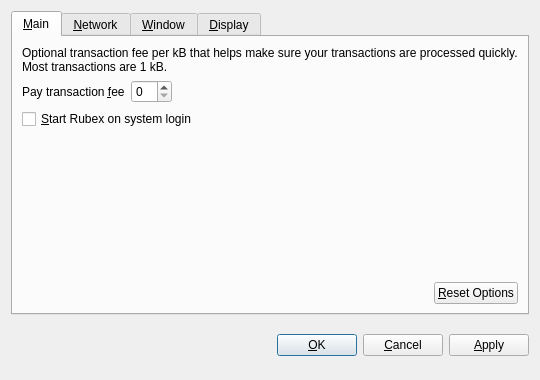
<?xml version="1.0" encoding="UTF-8"?>
<ui version="4.0">
 <class>OptionsDialog</class>
 <widget class="QDialog" name="OptionsDialog">
  <property name="geometry">
   <rect>
    <x>0</x>
    <y>0</y>
    <width>540</width>
    <height>380</height>
   </rect>
  </property>
  <property name="windowTitle">
   <string>Options</string>
  </property>
  <property name="modal">
   <bool>true</bool>
  </property>
  <layout class="QVBoxLayout" name="verticalLayout">
   <item>
    <widget class="QTabWidget" name="tabWidget">
     <property name="tabPosition">
      <enum>QTabWidget::North</enum>
     </property>
     <property name="currentIndex">
      <number>0</number>
     </property>
     <widget class="QWidget" name="tabMain">
      <attribute name="title">
       <string>&amp;Main</string>
      </attribute>
      <layout class="QVBoxLayout" name="verticalLayout_Main">
       <item>
        <widget class="QLabel" name="transactionFeeInfoLabel">
         <property name="text">
          <string>Optional transaction fee per kB that helps make sure your transactions are processed quickly. Most transactions are 1 kB.</string>
         </property>
         <property name="textFormat">
          <enum>Qt::PlainText</enum>
         </property>
         <property name="wordWrap">
          <bool>true</bool>
         </property>
        </widget>
       </item>
       <item>
        <layout class="QHBoxLayout" name="horizontalLayout_1_Main">
         <item>
          <widget class="QLabel" name="transactionFeeLabel">
           <property name="text">
            <string>Pay transaction &amp;fee</string>
           </property>
           <property name="textFormat">
            <enum>Qt::PlainText</enum>
           </property>
           <property name="buddy">
            <cstring>transactionFee</cstring>
           </property>
          </widget>
         </item>
         <item>
          <widget class="BitcoinAmountField" name="transactionFee"/>
         </item>
         <item>
          <spacer name="horizontalSpacer_1_Main">
           <property name="orientation">
            <enum>Qt::Horizontal</enum>
           </property>
           <property name="sizeHint" stdset="0">
            <size>
             <width>40</width>
             <height>20</height>
            </size>
           </property>
          </spacer>
         </item>
        </layout>
       </item>
       <item>
        <widget class="QCheckBox" name="bitcoinAtStartup">
         <property name="toolTip">
          <string>Automatically start Rubex after logging in to the system.</string>
         </property>
         <property name="text">
          <string>&amp;Start Rubex on system login</string>
         </property>
        </widget>
       </item>
       <item>
        <spacer name="verticalSpacer_Main">
         <property name="orientation">
          <enum>Qt::Vertical</enum>
         </property>
         <property name="sizeHint" stdset="0">
          <size>
           <width>20</width>
           <height>40</height>
          </size>
         </property>
        </spacer>
       </item>
       <item>
        <layout class="QHBoxLayout" name="horizontalLayout_2_Main">
         <item>
          <spacer name="horizontalSpacer_2_Main">
           <property name="orientation">
            <enum>Qt::Horizontal</enum>
           </property>
           <property name="sizeHint" stdset="0">
            <size>
             <width>40</width>
             <height>20</height>
            </size>
           </property>
          </spacer>
         </item>
         <item>
          <widget class="QPushButton" name="resetButton">
           <property name="toolTip">
            <string>Reset all client options to default.</string>
           </property>
           <property name="text">
            <string>&amp;Reset Options</string>
           </property>
           <property name="autoDefault">
            <bool>false</bool>
           </property>
          </widget>
         </item>
        </layout>
       </item>
      </layout>
     </widget>
     <widget class="QWidget" name="tabNetwork">
      <attribute name="title">
       <string>&amp;Network</string>
      </attribute>
      <layout class="QVBoxLayout" name="verticalLayout_Network">
       <item>
        <widget class="QCheckBox" name="mapPortUpnp">
         <property name="toolTip">
          <string>Automatically open the Rubex client port on the router. This only works when your router supports UPnP and it is enabled.</string>
         </property>
         <property name="text">
          <string>Map port using &amp;UPnP</string>
         </property>
        </widget>
       </item>
       <item>
        <widget class="QCheckBox" name="connectSocks">
         <property name="toolTip">
          <string>Connect to the Rubex network through a SOCKS proxy (e.g. when connecting through Tor).</string>
         </property>
         <property name="text">
          <string>&amp;Connect through SOCKS proxy:</string>
         </property>
        </widget>
       </item>
       <item>
        <layout class="QHBoxLayout" name="horizontalLayout_Network">
         <item>
          <widget class="QLabel" name="proxyIpLabel">
           <property name="text">
            <string>Proxy &amp;IP:</string>
           </property>
           <property name="textFormat">
            <enum>Qt::PlainText</enum>
           </property>
           <property name="buddy">
            <cstring>proxyIp</cstring>
           </property>
          </widget>
         </item>
         <item>
          <widget class="QValidatedLineEdit" name="proxyIp">
           <property name="maximumSize">
            <size>
             <width>140</width>
             <height>16777215</height>
            </size>
           </property>
           <property name="toolTip">
            <string>IP address of the proxy (e.g. 127.0.0.1)</string>
           </property>
          </widget>
         </item>
         <item>
          <widget class="QLabel" name="proxyPortLabel">
           <property name="text">
            <string>&amp;Port:</string>
           </property>
           <property name="textFormat">
            <enum>Qt::PlainText</enum>
           </property>
           <property name="buddy">
            <cstring>proxyPort</cstring>
           </property>
          </widget>
         </item>
         <item>
          <widget class="QLineEdit" name="proxyPort">
           <property name="maximumSize">
            <size>
             <width>55</width>
             <height>16777215</height>
            </size>
           </property>
           <property name="toolTip">
            <string>Port of the proxy (e.g. 9050)</string>
           </property>
          </widget>
         </item>
         <item>
          <widget class="QLabel" name="socksVersionLabel">
           <property name="text">
            <string>SOCKS &amp;Version:</string>
           </property>
           <property name="textFormat">
            <enum>Qt::PlainText</enum>
           </property>
           <property name="buddy">
            <cstring>socksVersion</cstring>
           </property>
          </widget>
         </item>
         <item>
          <widget class="QValueComboBox" name="socksVersion">
           <property name="toolTip">
            <string>SOCKS version of the proxy (e.g. 5)</string>
           </property>
          </widget>
         </item>
         <item>
          <spacer name="horizontalSpacer_Network">
           <property name="orientation">
            <enum>Qt::Horizontal</enum>
           </property>
           <property name="sizeHint" stdset="0">
            <size>
             <width>40</width>
             <height>20</height>
            </size>
           </property>
          </spacer>
         </item>
        </layout>
       </item>
       <item>
        <spacer name="verticalSpacer_Network">
         <property name="orientation">
          <enum>Qt::Vertical</enum>
         </property>
         <property name="sizeHint" stdset="0">
          <size>
           <width>20</width>
           <height>40</height>
          </size>
         </property>
        </spacer>
       </item>
      </layout>
     </widget>
     <widget class="QWidget" name="tabWindow">
      <attribute name="title">
       <string>&amp;Window</string>
      </attribute>
      <layout class="QVBoxLayout" name="verticalLayout_Window">
       <item>
        <widget class="QCheckBox" name="minimizeToTray">
         <property name="toolTip">
          <string>Show only a tray icon after minimizing the window.</string>
         </property>
         <property name="text">
          <string>&amp;Minimize to the tray instead of the taskbar</string>
         </property>
        </widget>
       </item>
       <item>
        <widget class="QCheckBox" name="minimizeOnClose">
         <property name="toolTip">
          <string>Minimize instead of exit the application when the window is closed. When this option is enabled, the application will be closed only after selecting Quit in the menu.</string>
         </property>
         <property name="text">
          <string>M&amp;inimize on close</string>
         </property>
        </widget>
       </item>
       <item>
        <spacer name="verticalSpacer_Window">
         <property name="orientation">
          <enum>Qt::Vertical</enum>
         </property>
         <property name="sizeHint" stdset="0">
          <size>
           <width>20</width>
           <height>40</height>
          </size>
         </property>
        </spacer>
       </item>
      </layout>
     </widget>
     <widget class="QWidget" name="tabDisplay">
      <attribute name="title">
       <string>&amp;Display</string>
      </attribute>
      <layout class="QVBoxLayout" name="verticalLayout_Display">
       <item>
        <layout class="QHBoxLayout" name="horizontalLayout_1_Display">
         <item>
          <widget class="QLabel" name="langLabel">
           <property name="text">
            <string>User Interface &amp;language:</string>
           </property>
           <property name="textFormat">
            <enum>Qt::PlainText</enum>
           </property>
           <property name="buddy">
            <cstring>lang</cstring>
           </property>
          </widget>
         </item>
         <item>
          <widget class="QValueComboBox" name="lang">
           <property name="toolTip">
            <string>The user interface language can be set here. This setting will take effect after restarting Rubex.</string>
           </property>
          </widget>
         </item>
        </layout>
       </item>
       <item>
        <layout class="QHBoxLayout" name="horizontalLayout_2_Display">
         <item>
          <widget class="QLabel" name="unitLabel">
           <property name="text">
            <string>&amp;Unit to show amounts in:</string>
           </property>
           <property name="textFormat">
            <enum>Qt::PlainText</enum>
           </property>
           <property name="buddy">
            <cstring>unit</cstring>
           </property>
          </widget>
         </item>
         <item>
          <widget class="QValueComboBox" name="unit">
           <property name="toolTip">
            <string>Choose the default subdivision unit to show in the interface and when sending coins.</string>
           </property>
          </widget>
         </item>
        </layout>
       </item>
       <item>
        <widget class="QCheckBox" name="displayAddresses">
         <property name="toolTip">
          <string>Whether to show Rubex addresses in the transaction list or not.</string>
         </property>
         <property name="text">
          <string>&amp;Display addresses in transaction list</string>
         </property>
        </widget>
       </item>
       <item>
        <spacer name="verticalSpacer_Display">
         <property name="orientation">
          <enum>Qt::Vertical</enum>
         </property>
         <property name="sizeHint" stdset="0">
          <size>
           <width>20</width>
           <height>40</height>
          </size>
         </property>
        </spacer>
       </item>
      </layout>
     </widget>
    </widget>
   </item>
   <item>
    <layout class="QHBoxLayout" name="horizontalLayout_Buttons">
     <item>
      <spacer name="horizontalSpacer_1">
       <property name="orientation">
        <enum>Qt::Horizontal</enum>
       </property>
       <property name="sizeHint" stdset="0">
        <size>
         <width>40</width>
         <height>48</height>
        </size>
       </property>
      </spacer>
     </item>
     <item>
      <widget class="QLabel" name="statusLabel">
       <property name="font">
        <font>
         <weight>75</weight>
         <bold>true</bold>
        </font>
       </property>
       <property name="text">
        <string/>
       </property>
       <property name="textFormat">
        <enum>Qt::PlainText</enum>
       </property>
       <property name="wordWrap">
        <bool>true</bool>
       </property>
      </widget>
     </item>
     <item>
      <spacer name="horizontalSpacer_2">
       <property name="orientation">
        <enum>Qt::Horizontal</enum>
       </property>
       <property name="sizeHint" stdset="0">
        <size>
         <width>40</width>
         <height>48</height>
        </size>
       </property>
      </spacer>
     </item>
     <item>
      <widget class="QPushButton" name="okButton">
       <property name="text">
        <string>&amp;OK</string>
       </property>
      </widget>
     </item>
     <item>
      <widget class="QPushButton" name="cancelButton">
       <property name="text">
        <string>&amp;Cancel</string>
       </property>
       <property name="autoDefault">
        <bool>false</bool>
       </property>
      </widget>
     </item>
     <item>
      <widget class="QPushButton" name="applyButton">
       <property name="text">
        <string>&amp;Apply</string>
       </property>
       <property name="autoDefault">
        <bool>false</bool>
       </property>
      </widget>
     </item>
    </layout>
   </item>
  </layout>
 </widget>
 <customwidgets>
  <customwidget>
   <class>BitcoinAmountField</class>
   <extends>QSpinBox</extends>
   <header>bitcoinamountfield.h</header>
  </customwidget>
  <customwidget>
   <class>QValueComboBox</class>
   <extends>QComboBox</extends>
   <header>qvaluecombobox.h</header>
  </customwidget>
  <customwidget>
   <class>QValidatedLineEdit</class>
   <extends>QLineEdit</extends>
   <header>qvalidatedlineedit.h</header>
  </customwidget>
 </customwidgets>
 <resources/>
 <connections/>
</ui>
